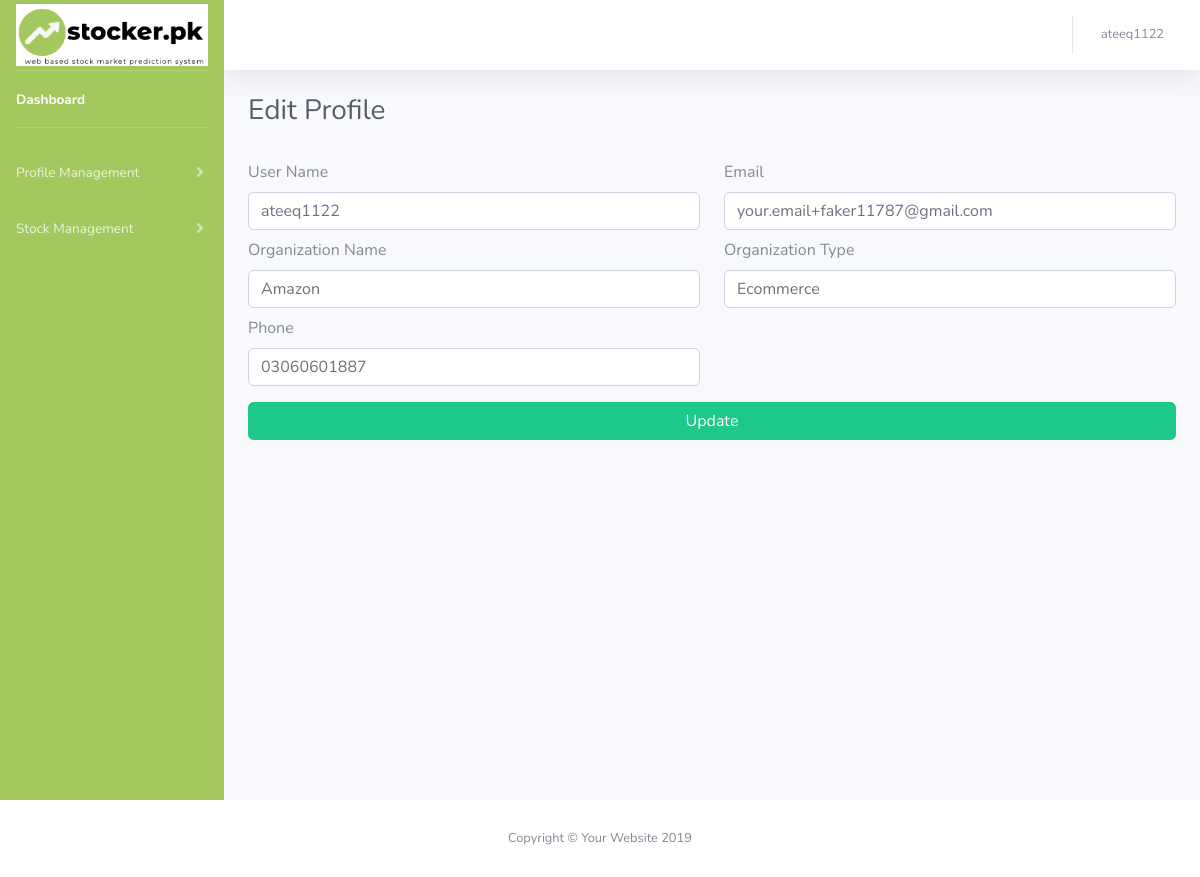
Screenshot of /user/editProfile.php (signed in) with the database file from the repository.
### tables this page shows
CREATE TABLE `organization` (
  `organizationId` int(5) NOT NULL,
  `organizationName` varchar(100) NOT NULL,
  `organizationType` varchar(55) NOT NULL,
  `userId` int(10) NOT NULL
);

CREATE TABLE `user` (
  `userId` int(10) NOT NULL,
  `userName` varchar(100) NOT NULL,
  `userType` varchar(20) NOT NULL,
  `email` varchar(100) NOT NULL,
  `password` varchar(100) NOT NULL,
  `phone` varchar(20) NOT NULL
);

### user/editProfile.php (the view, shortened to what this page needs)
<?php
include("C:/xampp/htdocs/stocker.pk/config/connect.php");
$selectUser = "select u.userId,u.userName, u.email, u.phone, o.organizationName,
o.organizationType from user u
join organization o on u.userId = o.userId
where userName = '{$_SESSION['userId']}'";
$resultUser = mysqli_query($con, $selectUser);
?>
<!DOCTYPE html>
<html lang="en">
<head>
  <link href="vendor/fontawesome-free/css/all.min.css" rel="stylesheet" type="text/css">
  <link href="css/sb-admin-2.min.css" rel="stylesheet">
</head>
<body id="page-top">
  <div id="wrapper">
    <ul class="navbar-nav bg-gradient-primary sidebar sidebar-dark accordion" id="accordionSidebar">
<div>
    <a class="sidebar-brand d-flex align-items-center justify-content-center" href="" class="logo">
        <div>
            <img class="img-fluid" src="http://localhost/stocker.pk/admin/img/logo.png" alt="missing_logo"
                height="65">
        </div>
    </a>
    <hr class="sidebar-divider my-0">
    <li class="nav-item active">
        <a class="nav-link" href="http://localhost/stocker.pk/user/">
            <span>Dashboard</span></a>
    </li>
    <hr class="sidebar-divider">
    <li class="nav-item">
        <a class="nav-link collapsed" href="#" data-toggle="collapse" data-target="#collapseUtilities"
            aria-expanded="true" aria-controls="collapseUtilities">
            <span>Profile Management</span>
        </a>
    </li>
    <li class="nav-item">
        <a class="nav-link collapsed" href="#" data-toggle="collapse" data-target="#collapseTwo"
            aria-expanded="true" aria-controls="collapseTwo">
            <span>Stock Management</span>
        </a>
    </li>
</ul>
    <div id="content-wrapper" class="d-flex flex-column">
      <div id="content">
        <nav class="navbar navbar-expand navbar-light bg-white topbar mb-4 static-top shadow">
          <ul class="navbar-nav ml-auto">
            <li class="nav-item dropdown no-arrow">
              <a class="nav-link dropdown-toggle" href="#" id="userDropdown" role="button" data-toggle="dropdown" aria-haspopup="true" aria-expanded="false">
                <span class="mr-2 d-none d-lg-inline text-gray-600 small"><?php echo $_SESSION['userId']; ?></span>
              </a>
            </li>
          </ul>
        </nav>
        <div class="container-fluid">
          <div class="d-sm-flex align-items-center justify-content-between mb-4">
            <h1 class="h3 mb-0 text-gray-800">Edit Profile </h1>
          </div>
          <form class="login-form"  method="post" action="">
          <?php
if(mysqli_num_rows($resultUser)  == 1)
{
    while($row = mysqli_fetch_assoc($resultUser))
    {
?>
<div class="row">
        <div class="col-md-6 mt-2 mb-0">
        <label>User Name</label>
        <input class="form-control" type="text" name="userName" placeholder="User Name" value="<?php echo $row['userName']; ?>" >
    </div>
    <div class="col-md-6 mt-2 mb-0">
        <label>Email</label>
        <input class="form-control" type="email" name="email" placeholder="Email" value="<?php echo $row['email']; ?>" >
    </div>
    <div class="col-md-6 mt-2 mb-0">
        <label>Organization Name</label>
        <input class="form-control" type="text" name="organizationName" placeholder="Organization Name" value="<?php echo $row['organizationName']; ?>" >
    </div>
    <div class="col-md-6 mt-2 mb-0">
        <label>Organization Type</label>
        <input class="form-control" type="text" name="organizationType" placeholder="Organization Type" value="<?php echo $row['organizationType']; ?>" >
    </div>
 <div class="col-md-6 mt-2 mb-0">
        <label>Phone</label>
        <input class="form-control" type="text" name="phone" placeholder="Phone" value="<?php echo $row['phone']; ?>">
    </div>
    <div class="col-lg-12 mt-3 mb-0">
    <button class="btn btn-success w-100" type="submit" name="submit" value="submit" >Update</button>
    </div>
    <?php
             }
        }
        ?>
</div>
</form>
              </div>
            </div>
          </div>
        </div>
      <footer class="sticky-footer bg-white">
        <div class="container my-auto">
          <div class="copyright text-center my-auto">
            <span>Copyright &copy; Your Website 2019</span>
          </div>
        </div>
      </footer>
</body>
</html>

### rows the page displays
organization: userName "ateeq1122", email "your.email+faker11787@gmail.com", organizationName "Amazon", organizationType "Ecommerce", phone "03060601887"

### other values shown
$_SESSION['userId'] "ateeq1122"
